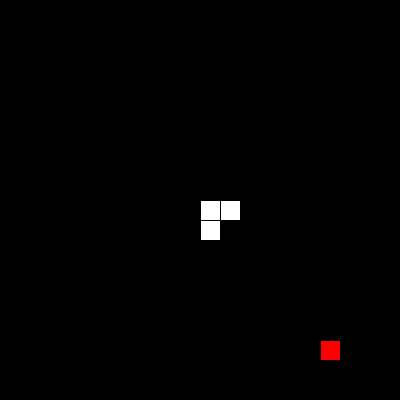
Frame 1 (no input)
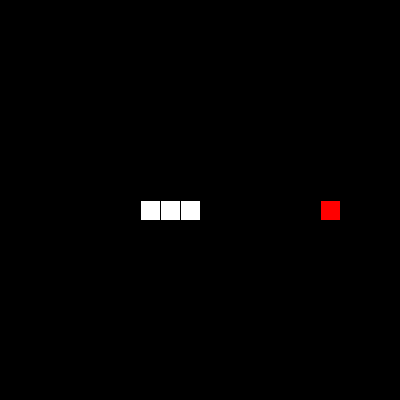
Frame 60 (the mouse pressed at the canvas centre just before this capture)
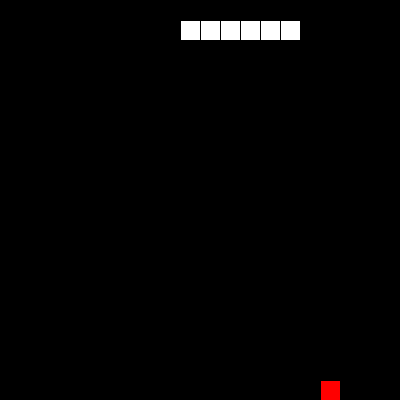
Frame 120 (the mouse held since frame 60 and released just before this capture)

The Processing sketch that drew these frames (run headless with seeded random() and noise(); from frame 60 on, the mouse is pressed at the canvas centre):

// Processing sketch: Snake_AI
// ── Snake_AI.pde
Population pop;
Snake snake;
Brain brain;
int maxGens = 250;
int maxMoves = 100;
int maxTestMoves = maxMoves * 3;
int generation = 0; 
boolean pause = false;
int tick = 0;
int move = 0;
void setup(){
  size(400, 400);
  pop = new Population(100);
  pop.generation(maxGens);
  brain = pop.brains[0];
  snake = brain.snake;
  println("it works");
}

void draw(){
  
  if(snake.alive && !pause && move < maxTestMoves){
      move++;
      brain.move();
      printGrid(snake.grid);
  }
  else if(!snake.alive || move >= maxMoves){
    move = 0;
    println(brain);
    maxMoves ++;
    pop.generation(maxGens);
    
    brain = pop.brains[0];
    snake = brain.snake;
  }

}




void printGrid(int[][] grid){
  int scaleX = width/grid.length;
  int scaleY = height/grid[0].length;
  for(int x = 0; x < grid.length; x++){
    for(int y = 0; y < grid[0].length; y ++){
      if(grid[x][y] == 2){
        fill(255, 0, 0);
      }
      else if(grid[x][y] == 1){
        fill(255);
      }
      else{
        fill(0);
      }
      stroke(0);
      square(x*scaleX, y*scaleY, scaleX);
    }
  }
}

boolean arrowKey(){
  if(keyCode == UP){
    return snake.up();
  }
  else if(keyCode == DOWN){
    return snake.down();
  }
  else if(keyCode == LEFT){
    return snake.left();
  }
  else if(keyCode == RIGHT){
    return snake.right();
  }
  return false;
}
void keyPressed(){
  if(key == 'p' || key == 'P'){
    pause = !pause;
  }   
}
  

// ── Brain.pde
class Brain{
  Snake snake = new Snake();
  NeuralNetwork brain;
  
  final float mr;//mutation rate
  final float lr;//learning rate
  final int[] dims;
  
  int moves = 1;
  float fitness; 
  
  Brain(float mutationRate, float learningRate, int[] dimensions){
    this(mutationRate, learningRate, dimensions, new NeuralNetwork(dimensions));
  }
  Brain(float mutationRate, float learningRate, int[] dimensions, NeuralNetwork brain){
    mr = mutationRate;
    lr = learningRate;
    dims = dimensions;//dimensions of neural network
    this.brain = brain;
  }
  Brain clone(){
    NeuralNetwork clone = brain.clone();
    return new Brain(mr, lr, dims, clone);
  }
  Brain mutate(){
    NeuralNetwork clone = brain.mutate(mr);
    return new Brain(mr, lr, dims, clone);
  }
  Matrix features(){
    Body head = snake.head();
    Apple apple = snake.apple;
    int maxX = snake.maxX;
    int maxY = snake.maxY;
    
    float xAppleDist = (float)(head.x - apple.x)/maxX;//normalized x distance from apple to snake
    float yAppleDist = (float)(head.y - apple.y)/maxY;
    
    //float sqXApple = xAppleDist * xAppleDist;
    //float sqYApple = yAppleDist * yAppleDist;
    
    //float slope = yAppleDist/xAppleDist;
    //float sqSlope = slope * slope;
    
    float x = (float) (head.x)/maxX;
    float x2 = x * x;
    
    float y = (float) (head.y)/maxY;
    
    float y2 = y * y;
    
    float slope = yAppleDist/xAppleDist;
    /*
    if(snake.isLeft()){
      slope = xAppleDist/yAppleDist;
      relX = 1-y;
      relY = x;
    } else if(snake.isRight()){
      slope = -xAppleDist/yAppleDist;
      relX = y;
      relY = 1-x;
    }else if(snake.isUp()){
      slope = yAppleDist/xAppleDist;
      relX = x;
      relY = y;
    } else {
      slope = -yAppleDist/xAppleDist;
      relX = 1-x;
      relY = 1-y;
    }
    */
    float [][] features = {{/*xAppleDist, yAppleDist,*/x, y, slope/*, horizontalDir, verticalDir*//*, sqSlope, sqLeftWallDist, sqUpWallDist*/}};
    
    return new Matrix(features);
  }
  void restart(){
    snake = new Snake();
    moves = 1;
  }
  void move(){
    if(snake.alive == true){
      moves++;
      int move = brain.forward(features()).max()[0];
  
      if(move == 0){
        snake.up();
      }
      else if(move == 1){
        snake.down();
      }
      else if(move == 2){
        snake.left();
      }
      else{
        snake.right();
      }
      
      snake.move();
   }
    
  }
  
  float fitness(){
    float distance = distanceApple();
    int score = snake.score;
    fitness = 1/(distance) + score*score;
    return fitness;
  }
  
  float distanceApple(){//returns the squared eclidian distance.
      Apple apple = snake.apple;
      Body head = snake.body.peek();
      return pow(apple.x-head.x, 2) + pow(apple.y-head.y, 2);
  }
  
  String toString(){
    fitness();
    return "score: " + snake.score + " fitness: " + fitness + " alive: " + snake.alive;
  }
  
  String save(){
    return "\n";
  }
}

// ── Matrix.pde
class Matrix {
  final int rows;//the number of rows
  final int cols;//the number of columns
  float[][] mat;//The godly matrix that this class is based upon
  
  //-------------------------------------------------------------------------------
  //Constructors for the Matrix
  //-------------------------------------------------------------------------------

  Matrix(int rows, int columns){ //declares a matrix with given dimensions
    mat = new float[rows][columns];
    this.rows = rows;
    this.cols = columns;
  }
  
  Matrix(float[][] mat){ //sets mat with given matrix
    this.mat = mat;
    this.rows = mat.length;
    this.cols = mat[0].length;
  }
  
  Matrix(Matrix matrix){
    this(matrix.copy());
  }
  
  void random(float f){//randomizes a matrix consisting a different random number in every element
    
    for(int r = 0; r < rows; r++){
      for(int c = 0; c < cols; c++){
        mat[r][c] = (float)((Math.random()*2-1)*f);
      }
    }
  }
  
  void random(){
    random(1);
  }
  
  Matrix zeros(int rows, int cols){//returns a matrix consisting of 0 in every element
    return number(rows, cols, 0);
  }
  
  Matrix ones(int rows, int cols){//returns a matrix consisting of 1 in every element
    return number(rows, cols, 1);
  }
  
  Matrix number(int rows, int cols, float f){//returns a matrix consisting of the same number in every element
    float[][] number = new float[rows][cols];
    
    for(int r = 0; r < rows; r++){
      for(int c = 0; c < cols; c++){
        number[r][c] = f;
      }
    }
    return new Matrix(number);
  }
  
  Matrix clone(){
    return new Matrix(this.copy());
  }
  
  //-------------------------------------------------------------------------------
  //Basic Functionality of A Matrix
  //-------------------------------------------------------------------------------
  
  int [] size(){ //returns the number of rows and columns of the matrix in an array
    return new int[]{rows, cols};
  }
  int [] max(){ //returns the index of the greatest element
    int[] max = new int[]{0, 0};//stores the row and col
    for(int r = 0; r < rows; r++){
      int row = max[0];
      int col = max[1];
      for(int c = 0; c< cols; c++){
        if(mat[row][col] < mat[r][c]){
          max[0] = r;
          max[1] = c;
        }
      }
    }
    return max;
  }
  float [][] copy(){
    float[][] copy = new float[rows][cols];//this is the matrix that will get copied
    for(int r = 0; r < rows; r++){
      for(int c = 0; c < cols; c++){//lol, c++
        copy[r][c] = mat[r][c]; //copies the float from mat to copy
      }
    }
    return copy;
  }
  
  boolean rowVector(){ //returns whether or not mat is a row vector, aka 1 * cols dimension
    return rows == 1; 
  }
  boolean columnVector(){//returns whether or not it's a column vector
    return cols == 1;
  }
  
  boolean scalar(){
    return rowVector() && columnVector();
  }
  String toString(){ //returns matrix as a string
    String str = "";
    str += rows + " by " + cols + " matrix:\n";
    for(int r = 0; r < rows; r++){
      str += "\n  ";
      //str += "Row " + r + ": ";
      for(int c = 0; c < cols; c++){
        str += mat[r][c] + " ";
      }
    }
    str += "\n";
    return str;
  }
  float get(int row, int column){
    return mat[row][column];
  }
  
  Matrix set(int row, int column, float f){
    float[][] copy = copy();
    copy[row][column] = f;
    return new Matrix(copy);
  }
  
  Matrix getRow(int r){ //gets a row from the matrix and returns it as a row vector
    float[][] vector = new float[1][cols];
    for(int c = 0; c < cols; c++){
      vector[0][c] = mat[r][c];
    }
    return new Matrix(vector);
  }
  
  Matrix getCol(int c){ //gets a column from the matrix and returns it as a column vector
    float[][] vector = new float[rows][1];
    for(int r = 0; r < rows; r++){
      vector[r][0] = mat[r][c];
    }
    return new Matrix(vector);
  }
  
  Matrix submatrix(int r1, int c1, int r2, int c2){//finds the submatrix of a matrix given the range of rows and columns, (r1, c1) and (r2, c2) are acting as coordinates
    int rows = r2 - r1;
    int cols = c2 - c1;
    float submatrix[][] = new float[rows][cols];
    for(int r = 0; r < rows; r++){
      for(int c = 0; c < cols; c++){//lol, c++
        submatrix[r][c] = mat[r+r1][c+c1]; //copes the element to the submatrix, you only need the lower bounds because the upperbound is limited by the for loop
      }
    }
    return new Matrix(submatrix);
  }
  Matrix removeRow(int i){
    if(rows <= i){
      return new Matrix(this);
    }
    float[][] removed = new float[rows-1][cols];
    int testI = 0; //this varible turns into negative 1 when r == i to make the calculations a little easier for the removed because removed will be a row behind
    for(int r = 0; r < rows; r++){
      if(r == i){ //if the current row is equal to the skipped row then it skips to the new row
        testI--;
        continue;
      }
      for(int c = 0; c < cols; c++){
        removed[r+testI][c] = mat[r][c];
      }
    }
    return new Matrix(removed);
  }
  Matrix removeColumn(int i){
    if(rows <= i){
      return new Matrix(this);
    }
    float[][] removed = new float[rows][cols-1];
    int testI = 0; //this varible turns into negative 1 when c == i to make the calculations a little easier for the removed because romoved will be a column behind
    for(int c = 0; c < cols; c++){
      if(c == i){ //if the current row is equal to the skipped row then it skips to the new row
        testI--;
        continue;
      }
      for(int r = 0; r < rows; r++){
        removed[r][c+testI] = mat[r][c];
      }
    }
    return new Matrix(removed);
  }
  
  Matrix equals(float f){ //sets element to 1 if it is equal to f, 0 otherwise
    float[][] equals = new float[rows][cols];
    for(int r = 0; r < rows; r++){
      for(int c = 0; c < cols; c++){//lol, c++
        float equal = 0;
        if(mat[r][c] == f){
          equal = 1;
        }
        equals[r][c] = equal; //copies the float from mat to copy
      }
    }
    return new Matrix(equals);
  }
  
  
  Matrix equals(Matrix X){ //sets element to 1 if it is equal to corresponding X element, 0 otherwise
    if(rows != X.rows || cols != X.cols){
      
    }
    float[][] equals = new float[rows][cols];
    for(int r = 0; r < rows; r++){
      for(int c = 0; c < cols; c++){//lol, c++
        float equal = 0;
        if(mat[r][c] == X.mat[r][c]){
          equal = 1;
        }
        equals[r][c] = equal; //copies the float from mat to copy
      }
    }
    return new Matrix(equals);
  }
  Matrix lessThan(float f){ //sets element to 1 if it is equal to f, 0 otherwise
    float[][] less = new float[rows][cols];
    for(int r = 0; r < rows; r++){
      for(int c = 0; c < cols; c++){//lol, c++
        float lessThan = 0;
        if(mat[r][c] < f){
          lessThan = 1;
        }
        less[r][c] = lessThan; //copies the float from mat to copy
      }
    }
    return new Matrix(less);
  }
  Matrix greaterThan(float f){ //sets element to 1 if it is equal to f, 0 otherwise
    float[][] equals = new float[rows][cols];
    for(int r = 0; r < rows; r++){
      for(int c = 0; c < cols; c++){//lol, c++
        float equal = 0;
        if(mat[r][c] > f){
          equal = 1;
        }
        equals[r][c] = equal; //copies the float from mat to copy
      }
    }
    return new Matrix(equals);
  }
  //-------------------------------------------------------------------------------
  //Scalar Operations - A scalar is a 1 * 1 dimensional matrix, which is just a float
  //-------------------------------------------------------------------------------
  
  Matrix add(float scalar){
    float[][] sum = new float[rows][cols];//this is the matrix that will get copied
    for(int r = 0; r < rows; r++){
      for(int c = 0; c < cols; c++){//lol, c++
        sum[r][c] = mat[r][c] + scalar; //copies the float from mat to copy
      }
    }
    return new Matrix(sum);
  }
  Matrix sub(float scalar){//this actually subtracts the matrix from the scalar
    float[][] sum = new float[rows][cols];//this is the matrix that will get copied
    for(int r = 0; r < rows; r++){
      for(int c = 0; c < cols; c++){//lol, c++
        sum[r][c] = scalar - mat[r][c]; //subtracts the mat element from scalar
      }
    }
    return new Matrix(sum);
  }
  Matrix mult(float scalar){
    float[][] product = new float[rows][cols];//this is the matrix that will get copied
    for(int r = 0; r < rows; r++){
      for(int c = 0; c < cols; c++){//lol, c++
        product[r][c] = mat[r][c] * scalar; //copies the float from mat to copy
      }
    }
    return new Matrix(product);
  }
  
  Matrix pow(float power){
    float[][] powers = new float[rows][cols];//this is the matrix that will get copied
    for(int r = 0; r < rows; r++){
      for(int c = 0; c < cols; c++){//lol, c++
        powers[r][c] = (float)Math.pow(mat[r][c],power); //copies the float from mat to copy
      }
    }
    return new Matrix(powers);
  }
  
  Matrix log(float base){
    float[][] logs = new float[rows][cols];//this is the matrix that will get copied
    for(int r = 0; r < rows; r++){
      for(int c = 0; c < cols; c++){//lol, c++
        logs[r][c] = (float)(Math.log(mat[r][c])/Math.log(base)); //copies the float from mat to copy
      }
    }
    return new Matrix(logs);
  }
  Matrix log(){
    float[][] logs = new float[rows][cols];//this is the matrix that will get copied
    for(int r = 0; r < rows; r++){
      for(int c = 0; c < cols; c++){//lol, c++
        logs[r][c] = (float)Math.log(mat[r][c]); //copies the float from mat to copy
      }
    }
    return new Matrix(logs);
  }
  
  float sum(){//return the sum of all the elements in the matrix
    float sum = 0;
    for(float[] r : mat){
      for(float f : r){
        sum += f;
      }
    }
    return sum;
  }
  
  //-------------------------------------------------------------------------------
  //Matrix Operations - Math with other matrices
  //-------------------------------------------------------------------------------
  
  Matrix transpose(){ //returns the transposed version of mat
    float[][] transpose = new float[cols][rows];//this is the transposed matrix of mat
    for(int r = 0; r < rows; r++){
      for(int c = 0; c < cols; c++){//lol, c++
        transpose[c][r] = mat[r][c]; //copies the rth row and cth col to the cth row and rth col of transpose
      }
    }
    return new Matrix(transpose);
  }
  Matrix eMult(Matrix X){
    if(rows != X.rows || cols != X.cols){
      println("\n----------");
      println("Invalid dimensions for element-wise multiplying matrices");
      println("Rows and Columns of first matrix: " + this.rows + " " + this.cols);
      println("Rows of second matrix: " + X.rows + " " + X.cols);
      return null;
    }
    float[][] product = new float[rows][cols];//this is the matrix that will store the product of each element
    for(int r = 0; r < rows; r++){
      for(int c = 0; c < cols; c++){//lol, c++
        product[r][c] = mat[r][c] * X.mat[r][c]; //multiplies corresponding elements
      }
    }
    return new Matrix(product);
  }
  
  Matrix mult(Matrix X){//returns the product of 2 matrices, arguably the most important method in here
    if(this.scalar() && !X.scalar()){//Checks to see if the mat matrix is actually a scalar quantity
      return X.mult(mat[0][0]);
    }
    if(this.scalar() && !X.scalar()){//Checks to see if the X matrix is actually a scalar quantity
      return this.mult(X.mat[0][0]);
    }
    if(this.cols != X.rows){ //this checks to see if it's possible to multiply the 2 matrices
      println("\n----------");
      println("Invalid dimensions for multiplying matrices");
      println("Columns of first matrix: " + this.cols);
      println("Rows of second matrix: " + X.rows);
      return null;
    }
    final int rows = this.rows;//this is the new number of rows for the product,serves mainly for reading because technically nothing changes for the variable rows.
    final int cols = X.cols;// this is the new number of columns for the product
    float[][] product = new float[this.rows][X.cols]; //multiplying an m by n matrix with a n by k matrix results in a m by k dimensional prodiuct matrix
    
    for(int r = 0; r < rows; r++){
      for(int c = 0; c < cols; c++){
        float sum = 0; //this acts as storage for the cell's products
        
        for(int i = 0; i < this.cols; i++){ //this transverses through the columns of the first matrix and the rows of the second
          sum += this.mat[r][i] * X.mat[i][c];
        }
        
        product[r][c] = sum;
      } 
    }
    return new Matrix(product);
  }
  
  Matrix add(Matrix X){
    if(this.scalar() && !X.scalar()){ //Checks to see if the mat matrix is actually a scalar quantity
      return X.add(mat[0][0]);
    }
    if(this.scalar() && !X.scalar()){ //Checks to see if the X matrix is actually a scalar quantity
      return this.add(X.mat[0][0]);
    }
    if(this.cols != X.cols || this.rows != X.rows){
      println("\n----------");
      println("Invalid dimensions for adding matrices");
      println("Row by Column of first matrix: " + this.rows + " " + this.cols);
      println("Rows by Column of second matrix: " + X.rows + " " + X.cols);
      return null;
    }
    
    float[][] sum = new float[rows][cols];
    
    for(int r = 0; r < rows; r++){
      for(int c = 0; c < cols; c++){
        sum[r][c] = mat[r][c] + X.mat[r][c];
      }
    }
    return new Matrix(sum);
  }
   
  Matrix sub(Matrix X){//this could have easily been accomplished by mulitplying X by a -1 scalar but I want to save as much time as possible for operations
    if(this.cols != X.cols || this.rows != X.rows){
      println("\n----------");
      println("Invalid dimensions for adding matrices");
      println("Row by Column of first matrix: " + this.rows + this.cols);
      println("Rows by Column of second matrix: " + X.rows + X.cols);
      return null;
    }
    if(this.scalar() && !X.scalar()){ //Checks to see if the mat matrix is actually a scalar quantity
      return X.add(mat[0][0]);
    }
    if(this.scalar() && !X.scalar()){ //Checks to see if the X matrix is actually a scalar quantity
      return this.add(X.mat[0][0]);
    }
    
    float[][] difference = new float[rows][cols];
    
    for(int r = 0; r < rows; r++){
      for(int c = 0; c < cols; c++){
        difference[r][c] = mat[r][c] - X.mat[r][c];
      }
    }
    return new Matrix(difference);
  }
  
  Matrix horizConc(Matrix X) {//horizonal concatenation of 2 matrices. Adding them like this M | N.
    if(rows != X.rows){
      println("\n----------");
      println("Invalid dimensions for horizonal concatenation of matrices");
      println("Rows of first matrix: " + this.rows);
      println("Rows of second matrix: " + X.rows);
      return null;
    }
    float[][] concat = new float[rows][cols + X.cols];
    for(int r = 0; r < rows; r++){
      int c = 0;
      for(;c<cols; c++){
        concat[r][c] = mat[r][c];
      }
      for(int i = 0; i < X.cols; i++){
        concat[r][c+i] = X.mat[r][i];
      }
    }
    return new Matrix(concat);
  }
  
  Matrix vertConc(Matrix X) {//vertical concatenation of 2 matrices. Adding them like this ÷
    if(cols != X.cols){
      println("\n----------");
      println("Invalid dimensions for vertical concatenation of matrices");
      println("Columns of first matrix: " + this.cols);
      println("Columns of second matrix: " + X.cols);
      return null;
    }
    float[][] concat = new float[rows + X.rows][cols];
    for(int c = 0; c < cols; c++){
      int r = 0;
      for(;r<rows; r++){
        concat[r][c] = mat[r][c];
      }
      for(int i = 0; i < X.rows; i++){
        concat[r+i][c] = X.mat[i][c];
      }
    }
    return new Matrix(concat);
  }
    //-------------------------------------------------------------------------------
  //Machine Learning Operations - Math for Neural networks
  //-------------------------------------------------------------------------------
  
  Matrix addBias(){
    if(columnVector()){
      return ones(1,1).vertConc(this);
    }
    return ones(rows, 1).horizConc(this);
  }
  
  Matrix removeBias(){
    if(columnVector()){
      return removeRow(0);
    }
    return removeColumn(0);
  }
  
  Matrix activate(){
    return customAct();
  }
  Matrix sigmoid(){
    float[][] sigmoid = new float[rows][cols];//this is the matrix that will store the sigmoids
    for(int r = 0; r < rows; r++){
      for(int c = 0; c < cols; c++){//lol, c++
        sigmoid[r][c] = 1/(1+exp(-mat[r][c])); //calculates sigmoid for the current element
      }
    }
    return new Matrix(sigmoid);
  }
  Matrix relu(){
    float[][] relu = new float[rows][cols];//this is the matrix that will store the relu activated nodes
    for(int r = 0; r < rows; r++){
      for(int c = 0; c < cols; c++){//lol, c++
        if(mat[r][c] < 0){
          relu[r][c] = 0;
        }
        else{
          relu[r][c] = mat[r][c]; 
        }
      }
    }
    return new Matrix(relu);
  }
  
  Matrix customAct(){
    float[][] relu = new float[rows][cols];//this is the matrix that will store the relu activated nodes
    for(int r = 0; r < rows; r++){
      for(int c = 0; c < cols; c++){//lol, c++
        float f = mat[r][c];
        if(mat[r][c] <= 0){
          relu[r][c] = 0;
        }
        else{
          relu[r][c] = f; 
        }
      }
    }
    return new Matrix(relu);
  }
  
  //-------------------------------------------------------------------------------
  //Methods for the Genetic Algorithm
  //-------------------------------------------------------------------------------
  
  Matrix mutate(float mutationRate, float learningRate){
    float[][] mutated = copy();
    
    for(int r = 0; r < rows; r++){
      for(int c = 0; c < cols; c++){
        if(Math.random() < mutationRate){
          mutated[r][c] += (Math.random()*2-1) * learningRate;
        }
      }
    }
    return new Matrix(mutated);
  }
  
}

// ── NeuralNetwork.pde
import java.util.Scanner;
class NeuralNetwork{
  Matrix [] Theta; //These are the weights for the Neural Network. The neural network itself
  
  float lr; //learning rate of the neural network

  final int dims[]; //stores the number of nodes in every layer
  final int L; //stores the number of layers of the matrix
  
  //-------------------------------------------------------------------------------
  //Constructor for the Neural Network
  //-------------------------------------------------------------------------------
  NeuralNetwork(String Weights[], float lr){
    this.Theta = loadWeights(Weights);
    this.lr = lr;
    this.L = Theta.length+1;
    this.dims = new int[L];

    dims[0] = Theta[0].cols-1;
    
    for(int i = 0; i < Theta.length; i++){
      dims[i+1] = Theta[i].rows;
    }

  }
  
  NeuralNetwork(Matrix[] Theta, float lr){
    this.Theta = Theta;
    this.lr = lr;
    this.L = Theta.length+1;
    this.dims = new int[L];

    dims[0] = Theta[0].cols-1;
    for(int i = 0; i < Theta.length; i++){
      dims[i+1] = Theta[i].rows;
    }
  }
  
  NeuralNetwork(int[]dimensions){
    this(dimensions, 1);
  }
  NeuralNetwork(int[] dimensions, float lr){
    dims = dimensions;
    L = dims.length;
    Theta = new Matrix[L-1];
    this.lr = lr;
    float thetaEpsilon = 0.12; //used for the random initialization for the weights of the NN
    for(int i = 0; i < Theta.length; i++){
      Theta[i] = new Matrix(dims[i+1], dims[i]+1);//sets theta to a random matrix with the next layers nodes by this layers nodes and a bias
      Theta[i].random(thetaEpsilon);
    }
  }
  
  //-------------------------------------------------------------------------------
  //Forward Propagation
  //-------------------------------------------------------------------------------
  
  Matrix forward(Matrix x){//returns the Z and A matrix, both of which are 3 dimensional
    Matrix[] A = new Matrix[L];
    Matrix[] Z = new Matrix[L];
    
    A[0] = x;
    
    if(x.rowVector()){
      A[0] = A[0].transpose();
    }
    
    for(int l = 1; l < L; l++){
      A[l-1] = A[l-1].addBias();
      Z[l] = Theta[l-1].mult(A[l-1]);
      A[l] = Z[l].activate();
    }
    return A[L-1];
  }
  NeuralNetwork clone(){
    Matrix[] thetaClone = new Matrix[L-1];
    for(int l = 0; l < L-1; l++){
      thetaClone[l] = Theta[l].clone();
    }
    return new NeuralNetwork(thetaClone, lr);
  }
  
  NeuralNetwork mutate(float mr){

    NeuralNetwork mutated = clone();
    Matrix thetaClone[] = mutated.Theta;
    for(int l = 0; l < L-1; l++){
        thetaClone[l] = thetaClone[l].mutate(mr, lr);
    }
    return mutated;
  }
  
  String [] saveWeights(){
    String str[] = new String[Theta.length+1]; //the string getting returned
    str[0] = "" + L;
    for(int l = 1; l < str.length; l++){
      str[l] = "";
      String part = Theta[l-1].toString();
      String[] lines = part.split(System.getProperty("line.separator"));
      for(int i = 0; i < lines.length; i++){
        String [] line = lines[i].trim().split(" "); //this stores the line seperated by spaces, should have floats
        if (line[0].equals("")){
          continue;
        }
        for(int n = 0; n < line.length; n++){
          try{
            String add = line[n].trim();
            Float.parseFloat(add);
            str[l] += add + " ";
          } catch(NumberFormatException nfe){
            
          }
        }
        if(i < lines.length-1){
          str[l] += "\n";
        }
      }
    }
    return str;
  }
  Matrix[] loadWeights(String[] savedWeights){
    int L = Integer.parseInt(savedWeights[0].trim());
    Matrix[] Theta = new Matrix[L-1];
    int line = 1;
    for(int l = 0; l < L-1; l++){
      String size[] = savedWeights[line++].split(" ");//grabs the row and column from the line
      
      int rows = Integer.parseInt(size[0].trim());
      int cols = Integer.parseInt(size[1].trim());

      float[][] theta = new float[rows][cols];
      
      for(int r = 0; r < rows; r++){
        String[] weights = savedWeights[line++].split(" ");
        for(int c = 0; c < cols; c++){
        try{
          theta[r][c] = Float.parseFloat(weights[c].trim());
         } catch(NumberFormatException nfe){
            
         }
        } 
       }
       Theta[l] = new Matrix(theta);
    }
    
    return Theta;
  }
}

// ── Population.pde
class Population{
  Brain brains[];
  int best;
  float fitnessSum;
  
  Population(int popSize){
    brains = new Brain[popSize];
    
    for(int i = 0; i < brains.length; i++){
      brains[i] = new Brain(0.01, 0.06, new int[]{3, 3, 4});//mr then lr
    }
  }
  
  Brain generation(){//returns the best snake
    move();
    mutate();
    return brains[best];
  }
  Brain generation(int gens){
    for(int i = 0; i < gens; i++){
      generation();
    }
    println("Generation: " + ++generation);
    return brains[best];
  }
  
  void move(){
   for(Brain brain : brains){
     if(brain.snake.alive){
      for(int j = 0; j < maxMoves; j ++){
        brain.move();
      }
     }
   }
  }
  
  void mutate(){
    int len = brains.length;
    Brain [] newBrains = new Brain[len];
    fitnessSum();
    best = highestFitness();
    
    newBrains[0] = brains[best]; 
    int i = 1;
 
    for(; i < len/100; i++){
      newBrains[i] = new Brain(newBrains[0].mr, newBrains[0].lr, newBrains[0].dims);
    }

  
    for(; i < len; i++){
      newBrains[i] = selectOffspring();
    }
    newBrains[0].restart();
    brains = newBrains;
  }
  
  void restart(){
    for(Brain brain : brains){
      brain.restart();
    }
  }
  
  Brain selectOffspring(){
      float sum = 0;
      float random = (float)Math.random()*fitnessSum;
      for(Brain brain : brains){
        sum += brain.fitness();
        if(sum >= random){
          return brain.mutate();
        }
      }
      
      println("Something went wrong with SelectOffspring");
      return null;
  }
  
  float fitnessSum(){
    float sum = 0;
    for(Brain brain : brains){
      sum += brain.fitness();
    }
    this.fitnessSum = sum;
    return sum;
  }
  
  int highestFitness(){
    int highest = 0;
    float highestFitness = brains[0].fitness;
    for(int i = 1; i < brains.length; i ++){
      float fitness = brains[i].fitness;
      if(highestFitness < fitness){
        highest = i;
        highestFitness = fitness;
      }
    }
    return highest;
  }
}

// ── Snake.pde
import java.util.LinkedList;

class Snake{
  LinkedList<Body> body = new LinkedList<Body>();
  int [] dir = {0, -1};//[x, y]
  int [] tailDir = {0, 1};//[x,y]
  int maxX = 20;
  int maxY = 20;
  int[][] grid = new int[maxX][maxY];//this is the game board, 0 is nothing, 1 is body, 2 is apple
  Apple apple = new Apple(grid, maxX, maxY);
  int score = 0;
  boolean alive = true;
  
  Snake(){
    body.add(new Body(grid, 10, 10));
    grid[10][10] = 1;
    body.add(new Body(grid, 10, 11));
    grid[10][11] = 1;
    body.add(new Body(grid, 10, 12));
    grid[10][12] = 1;
  }
  Body head(){
    return body.peek();
  }
  void move(){
    if(alive){
      //spawns the newhead into existence
      Body oldHead = body.peek();
      Body tail = body.peekLast();
      int newX = oldHead.x + dir[0];
      int newY = oldHead.y + dir[1];
      Body newHead = new Body(grid, newX, newY);//spawns in the new head of the snake
      
      try{
        if(grid[newX][newY] == 1 && !newHead.equals(tail)){//checks to see if the next block is a body
          alive = false;
          return;
        }
      }catch(Exception e){//this executes if the new block is out of the grid
        alive = false;
        return;
      }
      
      if(apple.eat(newHead)){
        score++;//adds the score to the snake
      }else{//if it moves on an apple, it doesn't lose it's tail for that turn
        body.pollLast().delete();//gets and removes tail from the body, then deletes it from the grid
      }
      grid[newX][newY] = 1;//sets the new position to a body
      body.addFirst(newHead);//adds the new head to the body
      tailDir[0] = dir[0];
      tailDir[1] = dir[1];
    }
  }
  
  void rotateLeft(){//rotates the snake head
    if(isRight()){
      up();
    }
    else if(isLeft()){
      down();
    }
    else if(isDown()){
     right();;
    }else{
      left();
    }
  }
  void rotateRight(){
    if(isRight()){
      down();
    }
    else if(isLeft()){
      up();
    }
    else if(isDown()){
      left();
    }else{
      right();
    }
  }
  boolean left(){ //moves left... self explanatory
    if(tailDir[0] == 0){
      changeDir(-1, 0);
      return true;
    }
    return false;
  }
  
  boolean right(){
    if(tailDir[0] == 0){
      changeDir(1, 0);
      return true;
    }
    return false;
  }
  
  boolean down(){
    if(tailDir[1] == 0){
      changeDir(0, 1);
      return true;
    }
    return false;
  }
  boolean up(){
    if(tailDir[1] == 0){
      changeDir(0, -1);
      return true;
    }
    return false;
  }
  boolean isLeft(){
    return tailDir[0] == -1;
  }
  boolean isRight(){
    return tailDir[0] == 1;
  }
  boolean isUp(){
    return tailDir[1] == -1;
  }
  boolean isDown(){
    return tailDir[1] == 1;
  }
  
  void changeDir(int x, int y){
    dir[0] = x;
    dir[1] = y;
  }
}

class Box{
  int x;
  int y;
  int[][] grid;
  
  Box(int[][] grid, int x, int y){
    this.x = x;
    this.y = y;
    this.grid = grid;
  }
  void delete(){
    grid[x][y] = 0;
  }
  
  boolean equals(Box box){
    return x == box.x && y == box.y;
  }
}

class Body extends Box{
  
  Body(int[][] grid, int x, int y){
    super(grid, x, y);
  }
  
}
class Apple extends Box{
  int xMax;
  int yMax;
  
  Apple(int[][] grid, int xMax, int yMax){
    super(grid, (int)random(xMax), (int)random(yMax));
    this.xMax = xMax;
    this.yMax = yMax;
    grid[this.x][this.y] = 2;
  }
  
  boolean eat(Body head){
    if(head.x == x && head.y == y){
      delete();//reduces the apple to ashes
      do {
        x = (int)random(xMax);//finds a new random x
        y = (int)random(yMax);//finds a new random y
      }while(grid[x][y] == 1);//makes sure the new apple doesn't spawn in the snake body
      
      grid[x][y] = 2;
      return true;
    }
    return false; //<>//
  }
}
